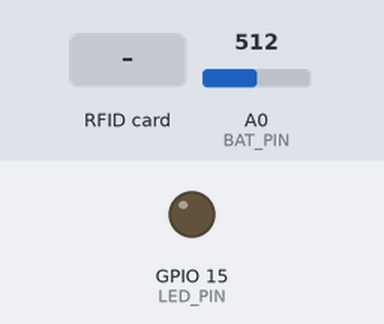
The sketch below on a simulated ESP8266 (NodeMCU). On the bench: output pins drawn as LEDs (lit = HIGH). The test bench sets the inputs (shaded band); at power-on: A0 (BAT_PIN) = 512. WiFi joins after 1.5 s; servers stay silent unless stated; no MQTT or app messages arrive unless stated; what the sketch prints to the serial monitor is not drawn.

Above: at 4.6 s.
4.7 s: RFID card 5E 7A 19 C4 held to the reader
At 6.0 s:
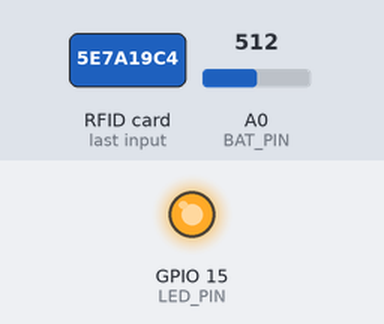
Timing chart, 0 to 9.2 s (numbered marks = the images above; inputs shaded):
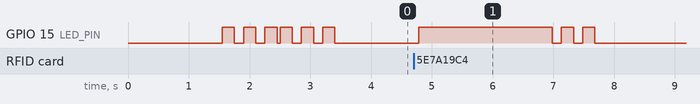

Measured:
- after the input at 4.7 s, GPIO 15 (LED_PIN): LOW → HIGH after 0.08 s, then repeats every 0.35 s: LOW 0.15 s, HIGH 0.20 s, until it stays LOW from 7.7 s

The sketch:

send-data-mqtt.ino
```cpp
/**
 *             MFRC522      NodeMCU
 * Signal      Pin          Pin
 * -----------------------------------------
 * RST/Reset   RST          D3 / GPIO0
 * SPI SS      SDA(SS)      D2 / GPIO4
 * SPI MOSI    MOSI         D7 / GPIO13
 * SPI MISO    MISO         D6 / GPIO12
 * SPI SCK     SCK          D5 / GPIO14
 */

#include <SPI.h>
#include <MFRC522.h>
#include <ESP8266WiFi.h>
#include <PubSubClient.h>

#define RST_PIN   0
#define SDA_PIN   4
#define LED_PIN   15
#define BAT_PIN   A0
#define TOPICO_PUBLISH   "<HELIX_TOPIC>"

MFRC522 mfrc522(SDA_PIN, RST_PIN);
WiFiClient espClient;
PubSubClient MQTT(espClient);

#define SSID  "<WIFI_SSID>"
#define PASS  "<WIFI_PASSWORD>"

const char* brokerMQTT = "<HELIX_IP>";
int brokerPort = 1883;
const char* deviceID = "<HELIX_DEVICE_ID>";

std::vector <float> batLastMeasures;

void setup() {
  Serial.begin(9600);
  SPI.begin();
  mfrc522.PCD_Init();
  pinMode(LED_PIN, OUTPUT);
  pinMode(BAT_PIN, INPUT);

  connectWifi();
  MQTT.setServer(brokerMQTT, brokerPort);
  connectMQTT();
}

void loop() {
  checkWifiAndMQTTConnection();
  readRFID();
  readVoltage();

  MQTT.loop();
}

void readVoltage () {
  float sensorValue = analogRead(BAT_PIN);
  if (sensorValue < 10) return; //Desconsidera leituras muito baixas

  float inputVoltage = (sensorValue * 3.2) / 1023;
  float measurement = inputVoltage / 0.2; //Cálculo com base nos resistores internos do sensor 7500 / (30000 + 7500) = 0.2

  Serial.print(measurement);
  Serial.println("V");

  batLastMeasures.push_back(measurement);
  if (batLastMeasures.size() == 10)
  {
    float sum = 0;
    for(int i = 0; i < 10; i++)
      sum += batLastMeasures[i];

    Serial.print("Média: ");
    Serial.println(sum/10);
    batLastMeasures.erase(batLastMeasures.begin());
  }
}

void readRFID()
{
  Serial.println("Aproxime o cartão");

  int count = 0;
  while (!mfrc522.PICC_IsNewCardPresent())
  {
    delay(100); //Aguarda cartão
    count++;

    if(count == 20) return;
  }
  if (!mfrc522.PICC_ReadCardSerial())
  {
    Serial.println("Não foi possível ler o cartão!");
    return;
  }

  //Lê ID da tag
  blinkLed();
  String id = "";
  for (byte i = 0; i < mfrc522.uid.size; i++)
  {
    id.concat(String(mfrc522.uid.uidByte[i] < 0x10 ? " 0" : " "));
    id.concat(String(mfrc522.uid.uidByte[i], HEX));
  }
  id.trim();
  id.toUpperCase();
  Serial.println("UID da tag: " + id);
  sendLocationToHelix(id);
}

void connectWifi() {
  WiFi.mode(WIFI_STA);
  WiFi.begin(SSID, PASS);

  while (WiFi.status() != WL_CONNECTED) {
    delay(500);
    Serial.print(".");
  }

  successLed();
  Serial.println("WiFi connected!");
}

void connectMQTT() {
  while (!MQTT.connected()) {
    if (MQTT.connect(deviceID)) {
      Serial.println("Conectado com sucesso ao broker MQTT!");
      successLed();
    }
    else {
      Serial.println("Falha ao conectar no broker.");
      delay(2000);
    }
  }
}

void checkWifiAndMQTTConnection() {
  if (!MQTT.connected())
    connectMQTT();

  if (WiFi.status() != WL_CONNECTED)
    connectWifi();
}

void sendBatteryToHelix(float voltage) {
  String data = "v|" + String(voltage);
  if (MQTT.publish(TOPICO_PUBLISH, data.c_str()))
  {
    Serial.println("Bateria enviada para o broker!");
    successLed();
  }
}

void sendLocationToHelix(String uid) {
  String data = "l|" + uid;
  if (MQTT.publish(TOPICO_PUBLISH, data.c_str()))
  {
    Serial.println("Localização enviada para o broker!");
    successLed();
  }
}

void blinkLed(){
  digitalWrite(LED_PIN, HIGH);
  delay(2000);
  digitalWrite(LED_PIN, LOW);
}

void successLed(){
  digitalWrite(LED_PIN, HIGH);
  delay(200);
  digitalWrite(LED_PIN, LOW);
  delay(150);
  digitalWrite(LED_PIN, HIGH);
  delay(200);
  digitalWrite(LED_PIN, LOW);
  delay(150);
  digitalWrite(LED_PIN, HIGH);
  delay(200);
  digitalWrite(LED_PIN, LOW);
}
```
